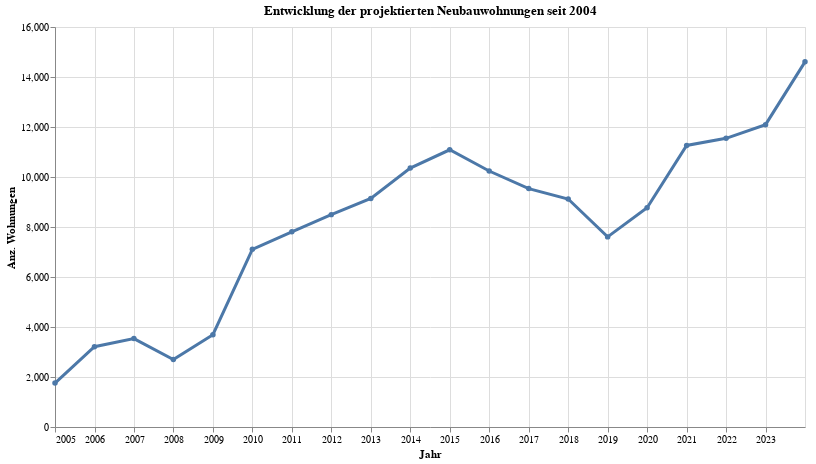

Write notebook code for a chart like this one.
### Code cell
grafik1 = mypy_dv.plot_altair_multiline_highlight(
    data = myAgg1.reset_index()
    , x = 'StichtagDatJahr:T'
    , y = 'sum_WHG:Q'
    , myTitle = "Entwicklung der projektierten Neubauwohnungen seit "+str(data2betested.index.year.min())
    , x_beschriftung = 'Jahr'
    , y_beschriftung = 'Anz. Wohnungen'
    , warning_status  = "ignore"
    , category=''
    , category_beschriftung=''
)
grafik1

### Figure 1 — Vega-Lite specification as saved in the notebook (floating-point values rounded to 4 significant figures)
{"config": {"view": {"continuousWidth": 300, "continuousHeight": 300}}, "layer": [{"mark": {"type": "circle"}, "encoding": {"opacity": {"value": 1.3}, "tooltip": [{"field": "StichtagDatJahr", "type": "temporal"}, {"field": "sum_WHG", "type": "quantitative"}], "x": {"axis": {"title": "Jahr"}, "field": "StichtagDatJahr", "type": "temporal"}, "y": {"axis": {"title": "Anz. Wohnungen"}, "field": "sum_WHG", "type": "quantitative"}}, "name": "view_1", "title": "Entwicklung der projektierten Neubauwohnungen seit 2004"}, {"mark": {"type": "line"}, "encoding": {"size": {"condition": {"test": {"not": {"param": "param_1"}}, "value": 1.2}, "value": 3}, "tooltip": [{"field": "StichtagDatJahr", "type": "temporal"}, {"field": "sum_WHG", "type": "quantitative"}], "x": {"axis": {"title": "Jahr"}, "field": "StichtagDatJahr", "type": "temporal"}, "y": {"axis": {"title": "Anz. Wohnungen"}, "field": "sum_WHG", "type": "quantitative"}}, "title": "Entwicklung der projektierten Neubauwohnungen seit 2004"}], "data": {"name": "data-2ab23f7a80b82775c4f606383a2a2fe3"}, "height": 400, "params": [{"name": "param_1", "select": {"type": "point", "fields": [""], "nearest": true, "on": "pointerover"}, "views": ["view_1"]}], "width": 750, "$schema": "https://vega.github.io/schema/vega-lite/v5.8.0.json", "datasets": {"data-2ab23f7a80b82775c4f606383a2a2fe3": [{"StichtagDatJahr": "2023-12-31T00:00:00", "Jahr": 2023, "sum_WHG": 14610.0}, {"StichtagDatJahr": "2022-12-31T00:00:00", "Jahr": 2022, "sum_WHG": 12090.0}, {"StichtagDatJahr": "2021-12-31T00:00:00", "Jahr": 2021, "sum_WHG": 11550.0}, {"StichtagDatJahr": "2020-12-31T00:00:00", "Jahr": 2020, "sum_WHG": 11260.0}, {"StichtagDatJahr": "2019-12-31T00:00:00", "Jahr": 2019, "sum_WHG": 8768.0}, {"StichtagDatJahr": "2018-12-31T00:00:00", "Jahr": 2018, "sum_WHG": 7605.0}, {"StichtagDatJahr": "2017-12-31T00:00:00", "Jahr": 2017, "sum_WHG": 9119.0}, {"StichtagDatJahr": "2016-12-31T00:00:00", "Jahr": 2016, "sum_WHG": 9537.0}, {"StichtagDatJahr": "2015-12-31T00:00:00", "Jahr": 2015, "sum_WHG": 10240.0}, {"StichtagDatJahr": "2014-12-31T00:00:00", "Jahr": 2014, "sum_WHG": 11090.0}, {"StichtagDatJahr": "2013-12-31T00:00:00", "Jahr": 2013, "sum_WHG": 10360.0}, {"StichtagDatJahr": "2012-12-31T00:00:00", "Jahr": 2012, "sum_WHG": 9141.0}, {"StichtagDatJahr": "2011-12-31T00:00:00", "Jahr": 2011, "sum_WHG": 8495.0}, {"StichtagDatJahr": "2010-12-31T00:00:00", "Jahr": 2010, "sum_WHG": 7809.0}, {"StichtagDatJahr": "2009-12-31T00:00:00", "Jahr": 2009, "sum_WHG": 7109.0}, {"StichtagDatJahr": "2008-12-31T00:00:00", "Jahr": 2008, "sum_WHG": 3692.0}, {"StichtagDatJahr": "2007-12-31T00:00:00", "Jahr": 2007, "sum_WHG": 2700.0}, {"StichtagDatJahr": "2006-12-31T00:00:00", "Jahr": 2006, "sum_WHG": 3537.0}, {"StichtagDatJahr": "2005-12-31T00:00:00", "Jahr": 2005, "sum_WHG": 3210.0}, {"StichtagDatJahr": "2004-12-31T00:00:00", "Jahr": 2004, "sum_WHG": 1759.0}]}}
